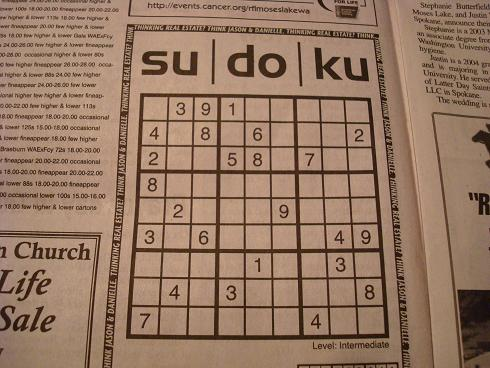
//> input picture Sudoku/cbhsudoku.jpg, 490 x 368 px
$ ./main   (built with g++ and OpenCV 4)
//> lines starting //> are read from the running program, lines starting //| are printed output that depends on the picture; after the words box and inside, x2 and y2 are one past the last pixel; in counts of white or black regions, pixels touching at a corner belong together
### Sudoku/SudokuSolver.h
//
//  SudokuSolver.h
//  Sudoku
//
//  Created by Wei-Te Li on 14/6/22.
//  Copyright (c) 2014年 wade. All rights reserved.
//

#ifndef __Sudoku__SudokuSolver__
#define __Sudoku__SudokuSolver__

#include <iostream>
#include <vector>
using namespace std;


class SudokuSolver{
private:
    bool mx[9][10] = {false};
    bool my[9][10] = {false};
    bool mg[3][3][10]={false};
    vector<vector<int> > board;
    vector<vector<int> > sol;
    bool flag = false;
public:
    SudokuSolver(vector<vector<int> >data);
    void Solve(int x, int y);
    void init();
    void print();
};
#endif /* defined(__Sudoku__SudokuSolver__) */

### Sudoku/main.cpp
//
//  main.cpp
//  Sudoku
//
//  Created by Wei-Te Li on 14/6/18.
//  Copyright (c) 2014年 wade. All rights reserved.
//

#include <iostream>
#include <vector>
#include <opencv2/opencv.hpp>
#include <opencv2/highgui/highgui.hpp>
#include "SudokuSolver.h"

#define FEATUREDIMENSION 64
#define numClass 10
#define AREATHRES 36

using namespace std;
using namespace cv;

string int_to_string(const int& port) {
    stringstream ss;
    ss << port;
    return ss.str();
}

void drawLine(Vec2f line, Mat &img, Scalar rgb = CV_RGB(0,0,255)){
    if(line[1]!=0){
        float m = -1/tan(line[1]);
        float c = line[0]/sin(line[1]);

        cv::line(img, Point(0, c), Point(img.size().width, m*img.size().width+c), rgb);
    }
    else{
        cv::line(img, Point(line[0], 0), Point(line[0], img.size().height), rgb);
    }
}

void getTrain(Mat &TrainingData, Mat &TrainingClass){
    FileStorage fs;
    string trainFile = "/Users/wei-teli/Documents/Developer/Sudoku/Sudoku/DigitData.xml";
    fs.open(trainFile, FileStorage::READ);
    vector<int> vectorClass;

    fs["TrainingData"] >> TrainingData;
    fs["classes"] >> vectorClass;

    TrainingClass = Mat::zeros(TrainingData.rows, numClass, CV_8UC1);

    for (int i=0; i<TrainingClass.rows; i++){
        TrainingClass.at<uchar>(i, vectorClass[i]) = 1;
    }

    TrainingClass.convertTo(TrainingClass, CV_32FC1);
    TrainingData.convertTo(TrainingData, CV_32FC1);
}

void findTwoExtremePoints(float rho, float theta, int width, int height, Point &pt1, Point &pt2){
    if (theta > CV_PI*45/180 && theta < CV_PI*135/180){
        pt1.x = 0;
        pt1.y = rho/sin(theta);

        pt2.x = width;
        pt2.y = pt2.x/tan(theta)+rho/sin(theta);
    } else{
        pt1.x = rho /cos(theta);
        pt1.y = 0;

        pt2.y = height;
        pt2.x = pt2.y/tan(theta)+rho/cos(theta);
    }
}

void mergeRelatedLines(vector<Vec2f> *lines, Mat &img){
    vector<Vec2f>::iterator current;
    //if the line has been fused together -> we will set rho = 0, theta = -100
    for(current=lines->begin();current!=lines->end();current++){
        if((*current)[0]==0 && (*current)[1]==-100) continue;

        float p1 = (*current)[0];
        float theta1 = (*current)[1];

        //Find two points for the line
        Point pt1current, pt2current;
        findTwoExtremePoints(p1, theta1, img.size().width, img.size().height, pt1current, pt2current);

        vector<Vec2f>::iterator pos;
        for(pos=lines->begin();pos!=lines->end();pos++){
            if(*current==*pos) continue;
            if(fabs((*pos)[0]-(*current)[0])<20 && fabs((*pos)[1]-(*current)[1])<CV_PI*10/180){
                float p = (*pos)[0];
                float theta = (*pos)[1];
                Point pt1, pt2;
                findTwoExtremePoints(p, theta, img.size().width, img.size().height, pt1, pt2);

                if(((double)(pt1.x-pt1current.x)*(pt1.x-pt1current.x) + (pt1.y-pt1current.y)*(pt1.y-pt1current.y)<64*64) &&
                    ((double)(pt2.x-pt2current.x)*(pt2.x-pt2current.x) + (pt2.y-pt2current.y)*(pt2.y-pt2current.y)<64*64))
                {
                    // Merge the two
                    (*current)[0] = ((*current)[0]+(*pos)[0])/2;
                    (*current)[1] = ((*current)[1]+(*pos)[1])/2;

                    (*pos)[0]=0;
                    (*pos)[1]=-100;
                }
            }
        }
    }

}


int main(int argc, const char * argv[]){
    bool visualize = true;
    Mat sudoku = imread("/Users/wei-teli/Desktop/pic/cbhsudoku.jpg",0);
//> sudoku: 368 rows x 490 cols, CV_8UC1; min 0, max 196, mean 127.3
    if (visualize){
        imshow("Original", sudoku);
    }
    Mat original = sudoku.clone();

    Mat box = Mat(sudoku.size(), CV_8UC1);
    GaussianBlur(sudoku, sudoku, Size(11,11), 0);
    adaptiveThreshold(sudoku, box, 255, ADAPTIVE_THRESH_MEAN_C, THRESH_BINARY_INV, 5, 2);
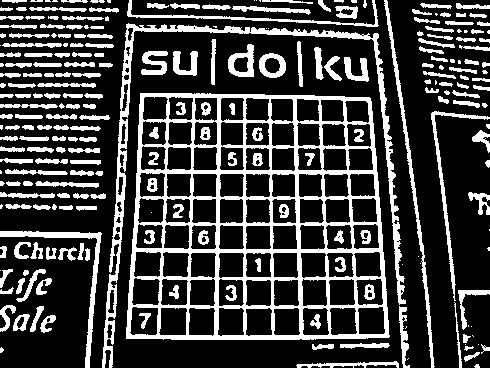
//> box: 368 rows x 490 cols, CV_8UC1; 25.2% white; 248 white regions (46 under 20 px), largest, box (x1, y1, x2, y2) and area: (126, 93, 390, 340) 16932, (102, 23, 406, 368) 4959, (384, 0, 435, 368) 1312


    Mat kernel = (Mat_<uchar>(3,3) << 0,1,0,1,1,1,0,1,0);
    dilate(box,box, kernel);

    //Assumed the biggest thing in the picture to be the puzzle.
    int max=-1;
    Point maxPt;
    for(int y=0;y<box.size().height;y++){
        for(int x=0;x<box.size().width;x++){
            if (box.at<uchar>(y,x) >= 128){
                int area = floodFill(box, Point(x,y), CV_RGB(0,0,64));
                if(area>max){
                    maxPt = Point(x,y);
                    max = area;
                }
            }
        }
    }
//> this loop made 368 passes
//> (maxPt, max) on passes 1 to 3: (Point(383, 0), 2054), (Point(383, 0), 2054), (Point(383, 0), 2054)
//> box: 368 rows x 490 cols, CV_8UC1; values 0 (black) and 64 (white), 38.5% white; 148 white regions (7 under 20 px), largest, box (x1, y1, x2, y2) and area: (125, 92, 391, 341) 25085, (101, 22, 411, 368) 7891, (383, 0, 436, 368) 2054
//> after the loop, maxPt = Point(140, 92); max = 25085

    floodFill(box, maxPt, CV_RGB(255,255,255));
    if (visualize){
        imshow("Detected Sudoku", box);
    }

    for(int y=0;y<box.size().height;y++){
        for(int x=0;x<box.size().width;x++){
            if (box.at<uchar>(y, x)==64 && x!=maxPt.x && y!=maxPt.y){
                floodFill(box, Point(x,y), CV_RGB(0,0,0));
            }
        }
    }
//> box: 368 rows x 490 cols, CV_8UC1; 13.9% white; 1 white region, box (x1, y1, x2, y2) and area: (125, 92, 391, 341) 25085
    erode(box, box, kernel);
//> box: 368 rows x 490 cols, CV_8UC1; 9.5% white; 1 white region, box (x1, y1, x2, y2) and area: (126, 93, 390, 340) 17051

    vector<Vec2f> lines;
    HoughLines(box, lines, 1, CV_PI/180, 200);
//> lines = 49 lines (rho, theta), first 12: [336, 1.57], [306, 1.57], [278, 1.57], [249, 1.57], [223, 1.57], [146, 0.05], [217, 0], [244, 0], [220, 0.02], [150, 0.07], [-290, 3.11], [-267, 3.12]

    if (visualize){
        for (int i=0; i<lines.size(); i++){
            drawLine(lines[i], box);
        }
//> this loop made 49 passes
//> (m in drawLine, c in drawLine) on passes 1, 2, 3, 4, 5, 6, 9, 10, 11, 12, 13, 14: (4.37e-08, 336), (4.37e-08, 306), (4.37e-08, 278), (4.37e-08, 249), (4.37e-08, 223), (-19.08, 2789.7), (-57.29, 12605.7), (-14.3, 2150.3), (28.64, -8309.6), (57.29, -15298.7), (4.37e-08, 197), (57.29, -16845.8)
//> pass 1, `drawLine(lines[i], box);`:
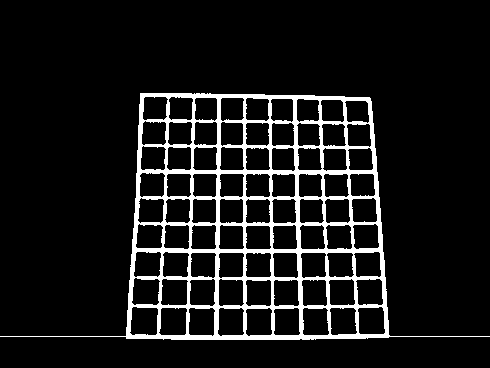
//> box: 368 rows x 490 cols, CV_8UC1; 9.6% white; 1 white region, box (x1, y1, x2, y2) and area: (0, 93, 490, 340) 17277
//> after the loop:
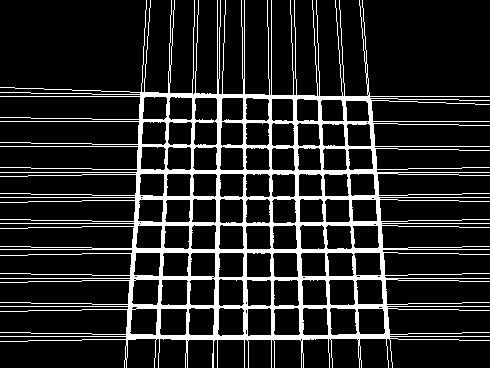
//> box: 368 rows x 490 cols, CV_8UC1; 15.1% white; 1 white region, box (x1, y1, x2, y2) and area: (0, 0, 490, 368) 27296
        imshow("All lines detected", box);
    }

    mergeRelatedLines(&lines, sudoku);
//> the loop in mergeRelatedLines, `for(current=lines->begin();current!=lines->end();current++)` made 49 passes
//> (p1, theta1, pt1current, pt2current) on passes 1, 2, 3, 4, 5, 6, 9, 10, 11, 12, 13, 14: (336, 1.57, Point(0, 336), Point(490, 335)), (306, 1.57, Point(0, 306), Point(490, 305)), (278, 1.57, Point(0, 278), Point(490, 277)), (249, 1.57, Point(0, 249), Point(490, 248)), (223, 1.57, Point(0, 223), Point(490, 222)), (146, 0.0524, Point(146, 0), Point(7168, 368)), (220, 0.0175, Point(220, 0), Point(21302, 368)), (150, 0.0698, Point(150, 0), Point(5413, 368)), (-290, 3.11, Point(290, 0), Point(-10247, 368)), (-267, 3.12, Point(267, 0), Point(-20815, 368)), (197, 1.57, Point(0, 197), Point(490, 196)), (-294, 3.12, Point(294, 0), Point(-20788, 368))
//> (p1, theta1, pt2current) on passes 7, 8, 33: (217, 0, Point(-2147483648, 368)), (244, 0, Point(-2147483648, 368)), (271, 0, Point(-2147483648, 368))
//> lines = 49 items, first 12: [335.2, 1.58], [307.5, 1.57], [278.8, 1.57], [251.2, 1.57], [222.2, 1.58], [146, 0.05], [217, 0], [244, 0], [220, 0.02], [150, 0.07], [-290, 3.11], [-267, 3.12]

    //Find lines that forms the quad
    Vec2f topEdge = Vec2f(1000,0);
    Vec2f bottomEdge = Vec2f(-1000,0);
    Vec2f leftEdge = Vec2f(0,1000);
    Vec2f rightEdge = Vec2f(0,-1000);

    double leftXIntercept=100000;
    double rightXIntercept=0;

    for(int i=0;i<lines.size();i++){
        Vec2f current = lines[i];
        float p = current[0];
        float theta = current[1];
        if(p==0 && theta==-100) continue;
        double xIntercept, yIntercept;
        xIntercept = p/cos(theta);
        yIntercept = p/sin(theta);

        //Only consider vertical and horizontal lines
        if(theta>CV_PI*80/180 && theta<CV_PI*100/180){
            if(p<topEdge[0])
                topEdge = current;
            if(p>bottomEdge[0])
                bottomEdge = current;
        } else if(theta<CV_PI*10/180 || theta>CV_PI*170/180){
            if(xIntercept>rightXIntercept){
                rightEdge = current;
                rightXIntercept = xIntercept;
            } else if(xIntercept<=leftXIntercept){
                leftEdge = current;
                leftXIntercept = xIntercept;
            }
        }
    }
//> this loop made 49 passes
//> (p, theta, xIntercept, yIntercept, rightXIntercept) on passes 6, 7, 8, 11, 14, 16, 20: (146, 0.0524, 146.2, 2789.7, 146.2), (217, 0, 217, inf, 217), (244, 0, 244, inf, 244), (-290, 3.11, 290.2, -8309.6, 290.2), (-294, 3.12, 294, -16845.8, 294), (-339, 3.09, 339.5, -6477.4, 339.5), (-362, 3.07, 362.9, -5189.5, 362.9)
//> (p, theta, xIntercept, yIntercept, leftXIntercept) on passes 9 to 10: (220, 0.0175, 220, 12605.7, 220), (150, 0.0698, 150.4, 2150.3, 150.4)
//> after the loop, rightXIntercept = 362.9; leftXIntercept = 150.4

    if (visualize) {
        drawLine(topEdge, sudoku);
        drawLine(bottomEdge, sudoku);
        drawLine(leftEdge, sudoku);
        drawLine(rightEdge, sudoku);
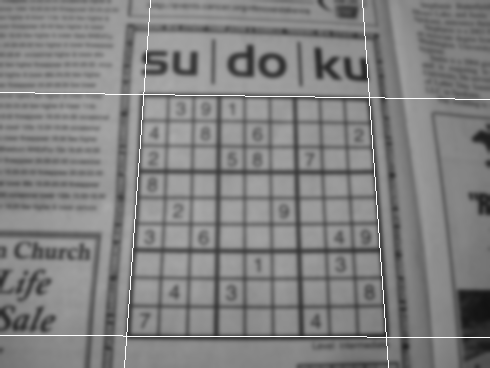
//> sudoku: 368 rows x 490 cols, CV_8UC1; min 18, max 255, mean 128.8
        imshow("Draw lines", sudoku);
    }

    //Calculate the intersection points
    Point left1, left2, right1, right2, bottom1, bottom2, top1, top2;
    int height=box.size().height;
//> height = 368
    int width=box.size().width;
//> width = 490

    //Find two points from each line
    if(leftEdge[1]!=0){
        left1.x=0;        left1.y=leftEdge[0]/sin(leftEdge[1]);
//> after `left1.y = leftEdge[0]/ sin(leftEdge[1])`: left1 = Point(0, 2150)
        left2.x=width;    left2.y=-left2.x/tan(leftEdge[1]) + left1.y;
//> after `left2.x = width`: left2 = Point(490, 0)
//> after `left2.y = - left2.x / tan(leftEdge[1])+ left1.y`: left2 = Point(490, -4857)
    } else{
        left1.x=leftEdge[0]/cos(leftEdge[1]);
        left1.y=0;
        left2.x=left1.x - height*tan(leftEdge[1]);
        left2.y=height;
    }

    if(rightEdge[1]!=0){
        right1.x=0;
        right1.y=rightEdge[0]/sin(rightEdge[1]);
//> right1 = Point(0, -5189)
        right2.x=width;
//> right2 = Point(490, 0)
        right2.y=-right2.x/tan(rightEdge[1]) + right1.y;
//> right2 = Point(490, 1818)
    } else{
        right1.y=0;
        right1.x=rightEdge[0]/cos(rightEdge[1]);
        right2.y=height;
        right2.x=right1.x - height*tan(rightEdge[1]);
    }

    bottom1.x=0;
    bottom1.y=bottomEdge[0]/sin(bottomEdge[1]);
//> bottom1 = Point(0, 335)
    bottom2.x=width;
//> bottom2 = Point(490, 0)
    bottom2.y=-bottom2.x/tan(bottomEdge[1]) + bottom1.y;
//> bottom2 = Point(490, 337)

    top1.x=0;
    top1.y=topEdge[0]/sin(topEdge[1]);
//> top1 = Point(0, 92)
    top2.x=width;
//> top2 = Point(490, 0)
    top2.y=-top2.x/tan(topEdge[1]) + top1.y;
//> top2 = Point(490, 98)

    double leftA = left2.y-left1.y;
//> leftA = -7007
    double leftB = left1.x-left2.x;
//> leftB = -490
    double leftC = leftA*left1.x + leftB*left1.y;
//> leftC = -1053500

    double rightA = right2.y-right1.y;
//> rightA = 7007
    double rightB = right1.x-right2.x;
//> rightB = -490
    double rightC = rightA*right1.x + rightB*right1.y;
//> rightC = 2542610

    double topA = top2.y-top1.y;
//> topA = 6
    double topB = top1.x-top2.x;
//> topB = -490
    double topC = topA*top1.x + topB*top1.y;
//> topC = -45080

    double bottomA = bottom2.y-bottom1.y;
//> bottomA = 2
    double bottomB = bottom1.x-bottom2.x;
//> bottomB = -490
    double bottomC = bottomA*bottom1.x + bottomB*bottom1.y;
//> bottomC = -164150

    // Intersection of left and top
    double detTopLeft = leftA*topB - leftB*topA;
//> detTopLeft = 3436370
    Point ptTopLeft = Point((topB*leftC - leftB*topC)/detTopLeft, (leftA*topC - topA*leftC)/detTopLeft);
//> ptTopLeft = Point(143, 93)

    // Intersection of top and right
    double detTopRight = rightA*topB - rightB*topA;
//> detTopRight = -3430490
    Point ptTopRight = Point((topB*rightC-rightB*topC)/detTopRight, (rightA*topC-topA*rightC)/detTopRight);
//> ptTopRight = Point(369, 96)

    // Intersection of right and bottom
    double detBottomRight = rightA*bottomB - rightB*bottomA;
//> detBottomRight = -3432450
    Point ptBottomRight = Point((bottomB*rightC-rightB*bottomC)/detBottomRight, (rightA*bottomC-bottomA*rightC)/detBottomRight);
//> ptBottomRight = Point(386, 336)

    // Intersection of bottom and left
    double detBottomLeft = leftA*bottomB-leftB*bottomA;
//> detBottomLeft = 3434410
    Point ptBottomLeft = Point((bottomB*leftC-leftB*bottomC)/detBottomLeft, (leftA*bottomC-bottomA*leftC)/detBottomLeft);
//> ptBottomLeft = Point(126, 335)

    int maxLength = (ptBottomLeft.x-ptBottomRight.x)*(ptBottomLeft.x-ptBottomRight.x) + (ptBottomLeft.y-ptBottomRight.y)*(ptBottomLeft.y-ptBottomRight.y);
//> maxLength = 67601
    int temp = (ptTopRight.x-ptBottomRight.x)*(ptTopRight.x-ptBottomRight.x) + (ptTopRight.y-ptBottomRight.y)*(ptTopRight.y-ptBottomRight.y);
//> temp = 57889
    if(temp>maxLength) maxLength = temp;

    temp = (ptTopRight.x-ptTopLeft.x)*(ptTopRight.x-ptTopLeft.x) + (ptTopRight.y-ptTopLeft.y)*(ptTopRight.y-ptTopLeft.y);
//> temp = 51085
    if(temp>maxLength) maxLength = temp;

    temp = (ptBottomLeft.x-ptTopLeft.x)*(ptBottomLeft.x-ptTopLeft.x) + (ptBottomLeft.y-ptTopLeft.y)*(ptBottomLeft.y-ptTopLeft.y);
//> temp = 58853
    if(temp>maxLength) maxLength = temp;

    maxLength = sqrt((double)maxLength);
//> maxLength = 260

    Point2f src[4], dst[4];
    src[0] = ptTopLeft;            dst[0] = Point2f(0,0);
//> after `src[0]= ptTopLeft`: src = 4 Points (x, y): [143, 93], [0, 0], [0, 0], [0, 0]
    src[1] = ptTopRight;        dst[1] = Point2f(maxLength-1, 0);
//> after `src[1]= ptTopRight`: src = 4 Points (x, y): [143, 93], [369, 96], [0, 0], [0, 0]
//> after `dst[1]= Point2f(maxLength - 1, 0)`: dst = 4 Points (x, y): [0, 0], [259, 0], [0, 0], [0, 0]
    src[2] = ptBottomRight;        dst[2] = Point2f(maxLength-1, maxLength-1);
//> after `src[2]= ptBottomRight`: src = 4 Points (x, y): [143, 93], [369, 96], [386, 336], [0, 0]
//> after `dst[2]= Point2f(maxLength - 1, maxLength - 1)`: dst = 4 Points (x, y): [0, 0], [259, 0], [259, 259], [0, 0]
    src[3] = ptBottomLeft;        dst[3] = Point2f(0, maxLength-1);
//> after `src[3]= ptBottomLeft`: src = 4 Points (x, y): [143, 93], [369, 96], [386, 336], [126, 335]
//> after `dst[3]= Point2f(0, maxLength - 1)`: dst = 4 Points (x, y): [0, 0], [259, 0], [259, 259], [0, 259]

    Mat undistorted = Mat(Size(maxLength, maxLength), CV_8UC1);
//> undistorted: 260 rows x 260 cols, CV_8UC1; every value is 0
    warpPerspective(original, undistorted, cv::getPerspectiveTransform(src, dst), Size(maxLength, maxLength));
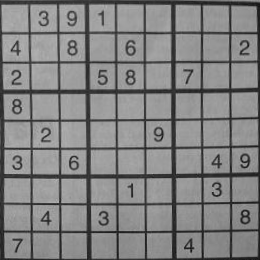
//> undistorted: 260 rows x 260 cols, CV_8UC1; min 18, max 185, mean 130.6
    if (visualize){
        imshow("distorted", undistorted);
    }
    Mat undistortedThreshed = undistorted.clone();
    adaptiveThreshold(undistorted, undistortedThreshed, 255, CV_ADAPTIVE_THRESH_GAUSSIAN_C, CV_THRESH_BINARY_INV, 111, 1);
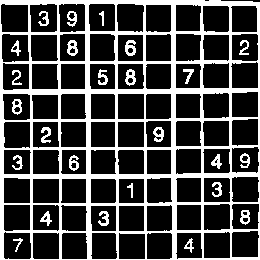
//> undistortedThreshed: 260 rows x 260 cols, CV_8UC1; 26.9% white; 26 white regions, largest, box (x1, y1, x2, y2) and area: (0, 0, 260, 260) 16134, (125, 40, 136, 56) 116, (67, 40, 78, 56) 109

    int maxx=-1;
    Point maxxPt;
    for(int y=0;y<undistortedThreshed.size().height;y++){
        for(int x=0;x<undistortedThreshed.size().width;x++){
            if (undistortedThreshed.at<uchar>(y,x) >= 128){
                int area = floodFill(undistortedThreshed, Point(x,y), CV_RGB(0,0,255));
                if(area>maxx){
                    maxxPt = Point(x,y);
                    maxx = area;
                }
            }
        }
    }

    floodFill(undistortedThreshed, maxxPt, CV_RGB(0,0,0));
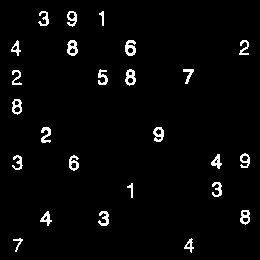
//> undistortedThreshed: 260 rows x 260 cols, CV_8UC1; 3% white in thin lines or dots, all inside (x1, y1, x2, y2) = (11, 11, 250, 253)
    if (visualize) {
        imshow("Sudoku Threshold",undistortedThreshed);
    }

    Mat inv_undistorted;
    threshold(undistortedThreshed, inv_undistorted, 0, 255, CV_THRESH_BINARY_INV);
    if (visualize){
        imshow("Invert Sudoku", inv_undistorted);
    }
    vector<vector<Point> >digitContours;
    Mat tmp_undistorted = undistortedThreshed.clone();
    findContours(tmp_undistorted, digitContours, CV_RETR_EXTERNAL, CV_CHAIN_APPROX_NONE);

    vector<vector<Point> >::iterator it = digitContours.begin();

    vector<Mat> rectMat;
    vector<Point> pts;

    while (it!=digitContours.end()) {
        Rect bb= boundingRect(Mat(*it));
        if (bb.area() > AREATHRES){
            pts.push_back(Point(bb.x, bb.y));
            Mat tmp(inv_undistorted, bb);
            resize(tmp, tmp, Size(8,8));
            tmp = tmp.reshape(1,1);
            rectMat.push_back(tmp);
        }
        it++;
    }
//> this loop made 25 passes

    //Artifical Neural Network
    Mat layers(3,1, CV_32S);
    layers.at<int>(0,0) = FEATUREDIMENSION;
    layers.at<int>(1,0) = 16;
    layers.at<int>(2,0) = numClass;

//> (the run ends here: the program needs code that is not available in this run, at `CvANN_MLP nnetwork(layers, CvANN_MLP::SIGMOID_SYM, 1, 1);`)
